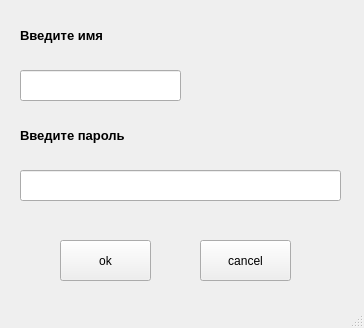
<?xml version="1.0" encoding="UTF-8"?>
<ui version="4.0">
 <class>MainWindow</class>
 <widget class="QMainWindow" name="MainWindow">
  <property name="geometry">
   <rect>
    <x>0</x>
    <y>0</y>
    <width>364</width>
    <height>328</height>
   </rect>
  </property>
  <property name="minimumSize">
   <size>
    <width>364</width>
    <height>328</height>
   </size>
  </property>
  <property name="maximumSize">
   <size>
    <width>364</width>
    <height>328</height>
   </size>
  </property>
  <property name="windowTitle">
   <string>MainWindow</string>
  </property>
  <widget class="QWidget" name="centralwidget">
   <widget class="QLineEdit" name="login">
    <property name="geometry">
     <rect>
      <x>20</x>
      <y>70</y>
      <width>161</width>
      <height>31</height>
     </rect>
    </property>
   </widget>
   <widget class="QLabel" name="label">
    <property name="geometry">
     <rect>
      <x>20</x>
      <y>20</y>
      <width>101</width>
      <height>31</height>
     </rect>
    </property>
    <property name="font">
     <font>
      <pointsize>10</pointsize>
      <weight>75</weight>
      <bold>true</bold>
     </font>
    </property>
    <property name="autoFillBackground">
     <bool>true</bool>
    </property>
    <property name="text">
     <string>Введите имя</string>
    </property>
   </widget>
   <widget class="QLabel" name="label_2">
    <property name="geometry">
     <rect>
      <x>20</x>
      <y>120</y>
      <width>121</width>
      <height>31</height>
     </rect>
    </property>
    <property name="font">
     <font>
      <pointsize>10</pointsize>
      <weight>75</weight>
      <bold>true</bold>
     </font>
    </property>
    <property name="autoFillBackground">
     <bool>true</bool>
    </property>
    <property name="text">
     <string>Введите пароль</string>
    </property>
   </widget>
   <widget class="QPushButton" name="butt_canc">
    <property name="geometry">
     <rect>
      <x>200</x>
      <y>240</y>
      <width>91</width>
      <height>41</height>
     </rect>
    </property>
    <property name="text">
     <string>cancel</string>
    </property>
   </widget>
   <widget class="QPushButton" name="butt_ok">
    <property name="geometry">
     <rect>
      <x>60</x>
      <y>240</y>
      <width>91</width>
      <height>41</height>
     </rect>
    </property>
    <property name="text">
     <string>ok</string>
    </property>
   </widget>
   <widget class="QLabel" name="user_error">
    <property name="geometry">
     <rect>
      <x>160</x>
      <y>16</y>
      <width>181</width>
      <height>41</height>
     </rect>
    </property>
    <property name="autoFillBackground">
     <bool>true</bool>
    </property>
    <property name="text">
     <string/>
    </property>
   </widget>
   <widget class="QLabel" name="pass_error">
    <property name="geometry">
     <rect>
      <x>160</x>
      <y>120</y>
      <width>181</width>
      <height>41</height>
     </rect>
    </property>
    <property name="autoFillBackground">
     <bool>true</bool>
    </property>
    <property name="text">
     <string/>
    </property>
   </widget>
   <widget class="QLineEdit" name="password">
    <property name="geometry">
     <rect>
      <x>20</x>
      <y>170</y>
      <width>321</width>
      <height>31</height>
     </rect>
    </property>
    <property name="echoMode">
     <enum>QLineEdit::Password</enum>
    </property>
   </widget>
  </widget>
  <widget class="QStatusBar" name="statusbar"/>
 </widget>
 <resources/>
 <connections/>
</ui>
